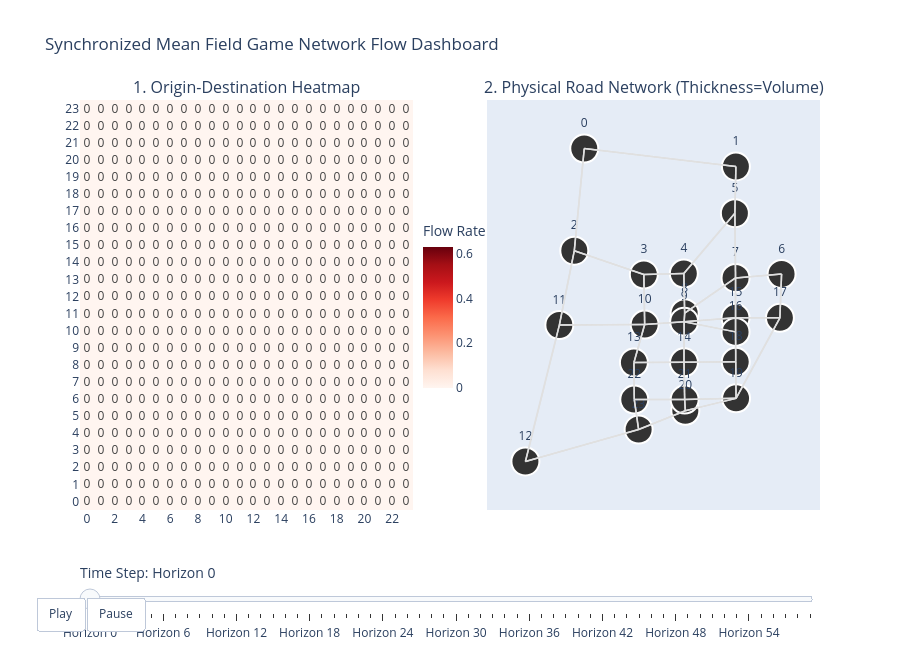

The notebook cell this image was saved under:
### Code cell
import os
import numpy as np
import torch
import networkx as nx
import plotly.graph_objects as go
from plotly.subplots import make_subplots

# --- 1. Extract environment variables from your notebook execution ---
num_nodes = env.num_nodes
nodes = [str(i) for i in range(num_nodes)]

# Pull physical roads defined in your environment's adjacency matrix
adjacency_matrix = env.A.cpu().numpy()
road_topology = []
for u_idx in range(num_nodes):
    for v_idx in range(num_nodes):
        if adjacency_matrix[u_idx, v_idx] > 0:
            road_topology.append((str(u_idx), str(v_idx)))

# --- 2. Node coordinates: works for ANY num_nodes, not just the original 4-node setup ---
# Tries to load the real, published Sioux Falls layout if you have the file locally;
# otherwise falls back to an automatic, deterministic graph layout via networkx.
node_coords = None
tntp_path = "SiouxFalls_node.tntp"  # adjust path if you've downloaded this file
if os.path.exists(tntp_path):
    node_coords = {}
    with open(tntp_path) as f:
        next(f)  # skip header line
        for line in f:
            line = line.strip().strip(';')
            if not line:
                continue
            parts = line.split()
            node_id, x, y = int(parts[0]), float(parts[1]), float(parts[2])
            node_coords[str(node_id - 1)] = (x, y)  # TNTP is 1-indexed, env is 0-indexed
    print(f"Loaded real node coordinates from {tntp_path}")

if node_coords is None:
    G = nx.DiGraph()
    G.add_nodes_from(range(num_nodes))
    for u_idx, v_idx in [(int(u), int(v)) for u, v in road_topology]:
        G.add_edge(u_idx, v_idx)

    # kamada_kawai spaces nodes by graph-theoretic distance and generally avoids
    # collisions much better than spring_layout's defaults, especially on graphs
    # this size (~24 nodes). Falls back to a heavily-tuned spring_layout if
    # kamada_kawai can't run (e.g. on a disconnected graph).
    try:
        pos = nx.kamada_kawai_layout(G)
    except Exception:
        pos = nx.spring_layout(
            G, seed=42,
            k=3.0 / np.sqrt(num_nodes),  # bigger k = more spacing between nodes
            iterations=200
        )

    # Scale up so the layout's real-world spread is large relative to the fixed
    # marker size (28px) -- otherwise nodes can visually overlap even when their
    # underlying coordinates are technically distinct.
    scale = 3.0
    node_coords = {str(i): (float(pos[i][0]) * scale, float(pos[i][1]) * scale) for i in range(num_nodes)}
    print(f"No {tntp_path} found -- using an auto-generated, collision-resistant layout instead.")

# --- 3. Compute the composite edge flows (H, N, N) from the model outputs ---
edge_flows_tensor = edge_occ.sum(dim=0).sum(dim=-1)  # (H, N, N)
E_total_edges = edge_flows_tensor.detach().cpu().numpy()

num_steps = E_total_edges.shape[0]
timesteps = [f"Horizon {h}" for h in range(num_steps)]
max_flow_value = float(np.max(E_total_edges)) if np.max(E_total_edges) > 0 else 1.0

# --- 4. Initialize the Subplot Figure ---
fig = make_subplots(
    rows=1, cols=2,
    subplot_titles=(
        "1. Origin-Destination Heatmap",
        "2. Physical Road Network (Thickness=Volume)"
    ),
    horizontal_spacing=0.1
)

# --- 5. Base Traces (Horizon 0) ---
z_init = E_total_edges[0]
heatmap_base = go.Heatmap(
    z=z_init, x=nodes, y=nodes,
    colorscale="Reds", zmin=0, zmax=max_flow_value,
    text=np.round(z_init, 3), texttemplate="%{text}",
    colorbar=dict(title="Flow Rate", len=0.45, y=0.5, x=0.45),
)
fig.add_trace(heatmap_base, row=1, col=1)

node_x = [node_coords[n][0] for n in nodes]
node_y = [node_coords[n][1] for n in nodes]
node_trace = go.Scatter(
    x=node_x, y=node_y,
    mode='markers+text',
    text=nodes, textposition="top center",
    marker=dict(size=28, color='#333333', line=dict(width=2, color='white'))
)
fig.add_trace(node_trace, row=1, col=2)

for u, v in road_topology:
    x0, y0 = node_coords[u]
    x1, y1 = node_coords[v]
    u_idx, v_idx = int(u), int(v)
    flow = E_total_edges[0, u_idx, v_idx]

    width = 1.5 + (flow / max_flow_value) * 12
    color = '#D32F2F' if flow > (max_flow_value * 0.004) else '#E0E0E0'

    edge_trace = go.Scatter(
        x=[x0, x1, None], y=[y0, y1, None],
        mode='lines',
        line=dict(width=width, color=color),
        hoverinfo='text',
        text=f"Route: {u}→{v}<br>Flow: {flow:.3f}"
    )
    fig.add_trace(edge_trace, row=1, col=2)

# --- 6. Populate Frames ---
frames = []
for t in range(num_steps):
    frame_data = []

    z_frame = E_total_edges[t]
    frame_data.append(go.Heatmap(
        z=z_frame, text=np.round(z_frame, 3), texttemplate="%{text}"
    ))

    frame_data.append(node_trace)

    for u, v in road_topology:
        u_idx, v_idx = int(u), int(v)
        flow = E_total_edges[t, u_idx, v_idx]
        width = 1.5 + (flow / max_flow_value) * 12
        color = '#D32F2F' if flow > (max_flow_value * 0.05) else '#E0E0E0'

        frame_data.append(go.Scatter(
            line=dict(width=width, color=color),
            text=f"Route: {u}→{v}<br>Flow: {flow:.3f}"
        ))

    frames.append(go.Frame(data=frame_data, name=timesteps[t]))

fig.frames = frames

# --- 7. Add Layout & Slider Configurations ---
x_vals = [c[0] for c in node_coords.values()]
y_vals = [c[1] for c in node_coords.values()]
x_pad = (max(x_vals) - min(x_vals)) * 0.15 or 0.5
y_pad = (max(y_vals) - min(y_vals)) * 0.15 or 0.5

sliders = [{
    "active": 0,
    "currentvalue": {"prefix": "Time Step: ", "font": {"size": 14}},
    "pad": {"t": 50},
    "steps": [{
        "args": [[f_name], {"frame": {"duration": 600, "redraw": True}, "mode": "immediate"}],
        "label": f_name, "method": "animate"
    } for f_name in timesteps]
}]

fig.update_layout(
    title="Synchronized Mean Field Game Network Flow Dashboard",
    height=650,
    showlegend=False,
    xaxis2=dict(showgrid=False, zeroline=False, showticklabels=False,
                range=[min(x_vals) - x_pad, max(x_vals) + x_pad]),
    yaxis2=dict(showgrid=False, zeroline=False, showticklabels=False,
                range=[min(y_vals) - y_pad, max(y_vals) + y_pad],
                scaleanchor="x2", scaleratio=1),  # keep circles circular, not squished
    xaxis=dict(tickangle=0),
    updatemenus=[{
        "type": "buttons", "direction": "left", "pad": {"r": 10, "t": 87}, "showactive": False,
        "x": 0.1, "y": 0, "xanchor": "right", "yanchor": "top",
        "buttons": [
            {"label": "Play", "method": "animate", "args": [None, {"frame": {"duration": 800, "redraw": True}}]},
            {"label": "Pause", "method": "animate", "args": [[None], {"frame": {"duration": 0, "redraw": False}, "mode": "immediate"}]}
        ]
    }],
    sliders=sliders
)

# Display interactive dashboard in the notebook
fig.show()
fig.write_html("traffic_flow_leader.html")

### Figure 1 — Plotly figure (JSON) as saved in the notebook; plotly's stock layout.template omitted (floating-point values rounded to 4 significant figures; data arrays with more than 128 entries replaced by an {"elided": "..."} marker saying what was removed)
{"data": [{"colorbar": {"len": 0.45, "title": {"text": "Flow Rate"}, "x": 0.45, "y": 0.5}, "colorscale": [[0, "rgb(255,245,240)"], [0.125, "rgb(254,224,210)"], [0.25, "rgb(252,187,161)"], [0.375, "rgb(252,146,114)"], [0.5, "rgb(251,106,74)"], [0.625, "rgb(239,59,44)"], [0.75, "rgb(203,24,29)"], [0.875, "rgb(165,15,21)"], [1, "rgb(103,0,13)"]], "text": {"elided": "24x24 float values"}, "texttemplate": "%{text}", "type": "heatmap", "x": ["0", "1", "2", "3", "4", "5", "6", "7", "8", "9", "10", "11", "12", "13", "14", "15", "16", "17", "18", "19", "20", "21", "22", "23"], "xaxis": "x", "y": ["0", "1", "2", "3", "4", "5", "6", "7", "8", "9", "10", "11", "12", "13", "14", "15", "16", "17", "18", "19", "20", "21", "22", "23"], "yaxis": "y", "z": {"elided": "24x24 float values"}, "zmax": 0.6341, "zmin": 0}, {"marker": {"color": "#333333", "line": {"color": "white", "width": 2}, "size": 28}, "mode": "markers+text", "text": ["0", "1", "2", "3", "4", "5", "6", "7", "8", "9", "10", "11", "12", "13", "14", "15", "16", "17", "18", "19", "20", "21", "22", "23"], "textposition": "top center", "type": "scatter", "x": [-96.77, -96.71, -96.77, -96.75, -96.73, -96.71, -96.69, -96.71, -96.73, -96.73, -96.75, -96.78, -96.79, -96.75, -96.73, -96.71, -96.71, -96.69, -96.71, -96.71, -96.73, -96.73, -96.75, -96.75], "xaxis": "x2", "y": [43.61, 43.61, 43.57, 43.56, 43.56, 43.59, 43.56, 43.56, 43.55, 43.55, 43.54, 43.54, 43.49, 43.53, 43.53, 43.55, 43.54, 43.55, 43.53, 43.52, 43.51, 43.51, 43.51, 43.5], "yaxis": "y2"}, {"hoverinfo": "text", "line": {"color": "#E0E0E0", "width": 1.5}, "mode": "lines", "text": "Route: 0→1<br>Flow: 0.000", "type": "scatter", "x": [-96.77, -96.71, null], "xaxis": "x2", "y": [43.61, 43.61, null], "yaxis": "y2"}, {"hoverinfo": "text", "line": {"color": "#E0E0E0", "width": 1.5}, "mode": "lines", "text": "Route: 0→2<br>Flow: 0.000", "type": "scatter", "x": [-96.77, -96.77, null], "xaxis": "x2", "y": [43.61, 43.57, null], "yaxis": "y2"}, {"hoverinfo": "text", "line": {"color": "#E0E0E0", "width": 1.5}, "mode": "lines", "text": "Route: 1→0<br>Flow: 0.000", "type": "scatter", "x": [-96.71, -96.77, null], "xaxis": "x2", "y": [43.61, 43.61, null], "yaxis": "y2"}, {"hoverinfo": "text", "line": {"color": "#E0E0E0", "width": 1.5}, "mode": "lines", "text": "Route: 1→5<br>Flow: 0.000", "type": "scatter", "x": [-96.71, -96.71, null], "xaxis": "x2", "y": [43.61, 43.59, null], "yaxis": "y2"}, {"hoverinfo": "text", "line": {"color": "#E0E0E0", "width": 1.5}, "mode": "lines", "text": "Route: 2→0<br>Flow: 0.000", "type": "scatter", "x": [-96.77, -96.77, null], "xaxis": "x2", "y": [43.57, 43.61, null], "yaxis": "y2"}, {"hoverinfo": "text", "line": {"color": "#E0E0E0", "width": 1.5}, "mode": "lines", "text": "Route: 2→3<br>Flow: 0.000", "type": "scatter", "x": [-96.77, -96.75, null], "xaxis": "x2", "y": [43.57, 43.56, null], "yaxis": "y2"}, {"hoverinfo": "text", "line": {"color": "#E0E0E0", "width": 1.5}, "mode": "lines", "text": "Route: 2→11<br>Flow: 0.000", "type": "scatter", "x": [-96.77, -96.78, null], "xaxis": "x2", "y": [43.57, 43.54, null], "yaxis": "y2"}, {"hoverinfo": "text", "line": {"color": "#E0E0E0", "width": 1.5}, "mode": "lines", "text": "Route: 3→2<br>Flow: 0.000", "type": "scatter", "x": [-96.75, -96.77, null], "xaxis": "x2", "y": [43.56, 43.57, null], "yaxis": "y2"}, {"hoverinfo": "text", "line": {"color": "#E0E0E0", "width": 1.5}, "mode": "lines", "text": "Route: 3→4<br>Flow: 0.000", "type": "scatter", "x": [-96.75, -96.73, null], "xaxis": "x2", "y": [43.56, 43.56, null], "yaxis": "y2"}, {"hoverinfo": "text", "line": {"color": "#E0E0E0", "width": 1.5}, "mode": "lines", "text": "Route: 3→10<br>Flow: 0.000", "type": "scatter", "x": [-96.75, -96.75, null], "xaxis": "x2", "y": [43.56, 43.54, null], "yaxis": "y2"}, {"hoverinfo": "text", "line": {"color": "#E0E0E0", "width": 1.5}, "mode": "lines", "text": "Route: 4→3<br>Flow: 0.000", "type": "scatter", "x": [-96.73, -96.75, null], "xaxis": "x2", "y": [43.56, 43.56, null], "yaxis": "y2"}, {"hoverinfo": "text", "line": {"color": "#E0E0E0", "width": 1.5}, "mode": "lines", "text": "Route: 4→5<br>Flow: 0.000", "type": "scatter", "x": [-96.73, -96.71, null], "xaxis": "x2", "y": [43.56, 43.59, null], "yaxis": "y2"}, {"hoverinfo": "text", "line": {"color": "#E0E0E0", "width": 1.5}, "mode": "lines", "text": "Route: 4→8<br>Flow: 0.000", "type": "scatter", "x": [-96.73, -96.73, null], "xaxis": "x2", "y": [43.56, 43.55, null], "yaxis": "y2"}, {"hoverinfo": "text", "line": {"color": "#E0E0E0", "width": 1.5}, "mode": "lines", "text": "Route: 5→1<br>Flow: 0.000", "type": "scatter", "x": [-96.71, -96.71, null], "xaxis": "x2", "y": [43.59, 43.61, null], "yaxis": "y2"}, {"hoverinfo": "text", "line": {"color": "#E0E0E0", "width": 1.5}, "mode": "lines", "text": "Route: 5→4<br>Flow: 0.000", "type": "scatter", "x": [-96.71, -96.73, null], "xaxis": "x2", "y": [43.59, 43.56, null], "yaxis": "y2"}, {"hoverinfo": "text", "line": {"color": "#E0E0E0", "width": 1.5}, "mode": "lines", "text": "Route: 5→7<br>Flow: 0.000", "type": "scatter", "x": [-96.71, -96.71, null], "xaxis": "x2", "y": [43.59, 43.56, null], "yaxis": "y2"}, {"hoverinfo": "text", "line": {"color": "#E0E0E0", "width": 1.5}, "mode": "lines", "text": "Route: 6→7<br>Flow: 0.000", "type": "scatter", "x": [-96.69, -96.71, null], "xaxis": "x2", "y": [43.56, 43.56, null], "yaxis": "y2"}, {"hoverinfo": "text", "line": {"color": "#E0E0E0", "width": 1.5}, "mode": "lines", "text": "Route: 6→17<br>Flow: 0.000", "type": "scatter", "x": [-96.69, -96.69, null], "xaxis": "x2", "y": [43.56, 43.55, null], "yaxis": "y2"}, {"hoverinfo": "text", "line": {"color": "#E0E0E0", "width": 1.5}, "mode": "lines", "text": "Route: 7→5<br>Flow: 0.000", "type": "scatter", "x": [-96.71, -96.71, null], "xaxis": "x2", "y": [43.56, 43.59, null], "yaxis": "y2"}, {"hoverinfo": "text", "line": {"color": "#E0E0E0", "width": 1.5}, "mode": "lines", "text": "Route: 7→6<br>Flow: 0.000", "type": "scatter", "x": [-96.71, -96.69, null], "xaxis": "x2", "y": [43.56, 43.56, null], "yaxis": "y2"}, {"hoverinfo": "text", "line": {"color": "#E0E0E0", "width": 1.5}, "mode": "lines", "text": "Route: 7→8<br>Flow: 0.000", "type": "scatter", "x": [-96.71, -96.73, null], "xaxis": "x2", "y": [43.56, 43.55, null], "yaxis": "y2"}, {"hoverinfo": "text", "line": {"color": "#E0E0E0", "width": 1.5}, "mode": "lines", "text": "Route: 7→15<br>Flow: 0.000", "type": "scatter", "x": [-96.71, -96.71, null], "xaxis": "x2", "y": [43.56, 43.55, null], "yaxis": "y2"}, {"hoverinfo": "text", "line": {"color": "#E0E0E0", "width": 1.5}, "mode": "lines", "text": "Route: 8→4<br>Flow: 0.000", "type": "scatter", "x": [-96.73, -96.73, null], "xaxis": "x2", "y": [43.55, 43.56, null], "yaxis": "y2"}, {"hoverinfo": "text", "line": {"color": "#E0E0E0", "width": 1.5}, "mode": "lines", "text": "Route: 8→7<br>Flow: 0.000", "type": "scatter", "x": [-96.73, -96.71, null], "xaxis": "x2", "y": [43.55, 43.56, null], "yaxis": "y2"}, {"hoverinfo": "text", "line": {"color": "#E0E0E0", "width": 1.5}, "mode": "lines", "text": "Route: 8→9<br>Flow: 0.000", "type": "scatter", "x": [-96.73, -96.73, null], "xaxis": "x2", "y": [43.55, 43.55, null], "yaxis": "y2"}, {"hoverinfo": "text", "line": {"color": "#E0E0E0", "width": 1.5}, "mode": "lines", "text": "Route: 9→8<br>Flow: 0.000", "type": "scatter", "x": [-96.73, -96.73, null], "xaxis": "x2", "y": [43.55, 43.55, null], "yaxis": "y2"}, {"hoverinfo": "text", "line": {"color": "#E0E0E0", "width": 1.5}, "mode": "lines", "text": "Route: 9→10<br>Flow: 0.000", "type": "scatter", "x": [-96.73, -96.75, null], "xaxis": "x2", "y": [43.55, 43.54, null], "yaxis": "y2"}, {"hoverinfo": "text", "line": {"color": "#E0E0E0", "width": 1.5}, "mode": "lines", "text": "Route: 9→14<br>Flow: 0.000", "type": "scatter", "x": [-96.73, -96.73, null], "xaxis": "x2", "y": [43.55, 43.53, null], "yaxis": "y2"}, {"hoverinfo": "text", "line": {"color": "#E0E0E0", "width": 1.5}, "mode": "lines", "text": "Route: 9→15<br>Flow: 0.000", "type": "scatter", "x": [-96.73, -96.71, null], "xaxis": "x2", "y": [43.55, 43.55, null], "yaxis": "y2"}, {"hoverinfo": "text", "line": {"color": "#E0E0E0", "width": 1.5}, "mode": "lines", "text": "Route: 9→16<br>Flow: 0.000", "type": "scatter", "x": [-96.73, -96.71, null], "xaxis": "x2", "y": [43.55, 43.54, null], "yaxis": "y2"}, {"hoverinfo": "text", "line": {"color": "#E0E0E0", "width": 1.5}, "mode": "lines", "text": "Route: 10→3<br>Flow: 0.000", "type": "scatter", "x": [-96.75, -96.75, null], "xaxis": "x2", "y": [43.54, 43.56, null], "yaxis": "y2"}, {"hoverinfo": "text", "line": {"color": "#E0E0E0", "width": 1.5}, "mode": "lines", "text": "Route: 10→9<br>Flow: 0.000", "type": "scatter", "x": [-96.75, -96.73, null], "xaxis": "x2", "y": [43.54, 43.55, null], "yaxis": "y2"}, {"hoverinfo": "text", "line": {"color": "#E0E0E0", "width": 1.5}, "mode": "lines", "text": "Route: 10→11<br>Flow: 0.000", "type": "scatter", "x": [-96.75, -96.78, null], "xaxis": "x2", "y": [43.54, 43.54, null], "yaxis": "y2"}, {"hoverinfo": "text", "line": {"color": "#E0E0E0", "width": 1.5}, "mode": "lines", "text": "Route: 10→13<br>Flow: 0.000", "type": "scatter", "x": [-96.75, -96.75, null], "xaxis": "x2", "y": [43.54, 43.53, null], "yaxis": "y2"}, {"hoverinfo": "text", "line": {"color": "#E0E0E0", "width": 1.5}, "mode": "lines", "text": "Route: 11→2<br>Flow: 0.000", "type": "scatter", "x": [-96.78, -96.77, null], "xaxis": "x2", "y": [43.54, 43.57, null], "yaxis": "y2"}, {"hoverinfo": "text", "line": {"color": "#E0E0E0", "width": 1.5}, "mode": "lines", "text": "Route: 11→10<br>Flow: 0.000", "type": "scatter", "x": [-96.78, -96.75, null], "xaxis": "x2", "y": [43.54, 43.54, null], "yaxis": "y2"}, {"hoverinfo": "text", "line": {"color": "#E0E0E0", "width": 1.5}, "mode": "lines", "text": "Route: 11→12<br>Flow: 0.000", "type": "scatter", "x": [-96.78, -96.79, null], "xaxis": "x2", "y": [43.54, 43.49, null], "yaxis": "y2"}, {"hoverinfo": "text", "line": {"color": "#E0E0E0", "width": 1.5}, "mode": "lines", "text": "Route: 12→11<br>Flow: 0.000", "type": "scatter", "x": [-96.79, -96.78, null], "xaxis": "x2", "y": [43.49, 43.54, null], "yaxis": "y2"}, {"hoverinfo": "text", "line": {"color": "#E0E0E0", "width": 1.5}, "mode": "lines", "text": "Route: 12→23<br>Flow: 0.000", "type": "scatter", "x": [-96.79, -96.75, null], "xaxis": "x2", "y": [43.49, 43.5, null], "yaxis": "y2"}, {"hoverinfo": "text", "line": {"color": "#E0E0E0", "width": 1.5}, "mode": "lines", "text": "Route: 13→10<br>Flow: 0.000", "type": "scatter", "x": [-96.75, -96.75, null], "xaxis": "x2", "y": [43.53, 43.54, null], "yaxis": "y2"}, {"hoverinfo": "text", "line": {"color": "#E0E0E0", "width": 1.5}, "mode": "lines", "text": "Route: 13→14<br>Flow: 0.000", "type": "scatter", "x": [-96.75, -96.73, null], "xaxis": "x2", "y": [43.53, 43.53, null], "yaxis": "y2"}, {"hoverinfo": "text", "line": {"color": "#E0E0E0", "width": 1.5}, "mode": "lines", "text": "Route: 13→22<br>Flow: 0.000", "type": "scatter", "x": [-96.75, -96.75, null], "xaxis": "x2", "y": [43.53, 43.51, null], "yaxis": "y2"}, {"hoverinfo": "text", "line": {"color": "#E0E0E0", "width": 1.5}, "mode": "lines", "text": "Route: 14→9<br>Flow: 0.000", "type": "scatter", "x": [-96.73, -96.73, null], "xaxis": "x2", "y": [43.53, 43.55, null], "yaxis": "y2"}, {"hoverinfo": "text", "line": {"color": "#E0E0E0", "width": 1.5}, "mode": "lines", "text": "Route: 14→13<br>Flow: 0.000", "type": "scatter", "x": [-96.73, -96.75, null], "xaxis": "x2", "y": [43.53, 43.53, null], "yaxis": "y2"}, {"hoverinfo": "text", "line": {"color": "#E0E0E0", "width": 1.5}, "mode": "lines", "text": "Route: 14→18<br>Flow: 0.000", "type": "scatter", "x": [-96.73, -96.71, null], "xaxis": "x2", "y": [43.53, 43.53, null], "yaxis": "y2"}, {"hoverinfo": "text", "line": {"color": "#E0E0E0", "width": 1.5}, "mode": "lines", "text": "Route: 14→21<br>Flow: 0.000", "type": "scatter", "x": [-96.73, -96.73, null], "xaxis": "x2", "y": [43.53, 43.51, null], "yaxis": "y2"}, {"hoverinfo": "text", "line": {"color": "#E0E0E0", "width": 1.5}, "mode": "lines", "text": "Route: 15→7<br>Flow: 0.000", "type": "scatter", "x": [-96.71, -96.71, null], "xaxis": "x2", "y": [43.55, 43.56, null], "yaxis": "y2"}, {"hoverinfo": "text", "line": {"color": "#E0E0E0", "width": 1.5}, "mode": "lines", "text": "Route: 15→9<br>Flow: 0.000", "type": "scatter", "x": [-96.71, -96.73, null], "xaxis": "x2", "y": [43.55, 43.55, null], "yaxis": "y2"}, {"hoverinfo": "text", "line": {"color": "#E0E0E0", "width": 1.5}, "mode": "lines", "text": "Route: 15→16<br>Flow: 0.000", "type": "scatter", "x": [-96.71, -96.71, null], "xaxis": "x2", "y": [43.55, 43.54, null], "yaxis": "y2"}, {"hoverinfo": "text", "line": {"color": "#E0E0E0", "width": 1.5}, "mode": "lines", "text": "Route: 15→17<br>Flow: 0.000", "type": "scatter", "x": [-96.71, -96.69, null], "xaxis": "x2", "y": [43.55, 43.55, null], "yaxis": "y2"}, {"hoverinfo": "text", "line": {"color": "#E0E0E0", "width": 1.5}, "mode": "lines", "text": "Route: 16→9<br>Flow: 0.000", "type": "scatter", "x": [-96.71, -96.73, null], "xaxis": "x2", "y": [43.54, 43.55, null], "yaxis": "y2"}, {"hoverinfo": "text", "line": {"color": "#E0E0E0", "width": 1.5}, "mode": "lines", "text": "Route: 16→15<br>Flow: 0.000", "type": "scatter", "x": [-96.71, -96.71, null], "xaxis": "x2", "y": [43.54, 43.55, null], "yaxis": "y2"}, {"hoverinfo": "text", "line": {"color": "#E0E0E0", "width": 1.5}, "mode": "lines", "text": "Route: 16→18<br>Flow: 0.000", "type": "scatter", "x": [-96.71, -96.71, null], "xaxis": "x2", "y": [43.54, 43.53, null], "yaxis": "y2"}, {"hoverinfo": "text", "line": {"color": "#E0E0E0", "width": 1.5}, "mode": "lines", "text": "Route: 17→6<br>Flow: 0.000", "type": "scatter", "x": [-96.69, -96.69, null], "xaxis": "x2", "y": [43.55, 43.56, null], "yaxis": "y2"}, {"hoverinfo": "text", "line": {"color": "#E0E0E0", "width": 1.5}, "mode": "lines", "text": "Route: 17→15<br>Flow: 0.000", "type": "scatter", "x": [-96.69, -96.71, null], "xaxis": "x2", "y": [43.55, 43.55, null], "yaxis": "y2"}, {"hoverinfo": "text", "line": {"color": "#E0E0E0", "width": 1.5}, "mode": "lines", "text": "Route: 17→19<br>Flow: 0.000", "type": "scatter", "x": [-96.69, -96.71, null], "xaxis": "x2", "y": [43.55, 43.52, null], "yaxis": "y2"}, {"hoverinfo": "text", "line": {"color": "#E0E0E0", "width": 1.5}, "mode": "lines", "text": "Route: 18→14<br>Flow: 0.000", "type": "scatter", "x": [-96.71, -96.73, null], "xaxis": "x2", "y": [43.53, 43.53, null], "yaxis": "y2"}, {"hoverinfo": "text", "line": {"color": "#E0E0E0", "width": 1.5}, "mode": "lines", "text": "Route: 18→16<br>Flow: 0.000", "type": "scatter", "x": [-96.71, -96.71, null], "xaxis": "x2", "y": [43.53, 43.54, null], "yaxis": "y2"}, {"hoverinfo": "text", "line": {"color": "#E0E0E0", "width": 1.5}, "mode": "lines", "text": "Route: 18→19<br>Flow: 0.000", "type": "scatter", "x": [-96.71, -96.71, null], "xaxis": "x2", "y": [43.53, 43.52, null], "yaxis": "y2"}, {"hoverinfo": "text", "line": {"color": "#E0E0E0", "width": 1.5}, "mode": "lines", "text": "Route: 19→17<br>Flow: 0.000", "type": "scatter", "x": [-96.71, -96.69, null], "xaxis": "x2", "y": [43.52, 43.55, null], "yaxis": "y2"}, {"hoverinfo": "text", "line": {"color": "#E0E0E0", "width": 1.5}, "mode": "lines", "text": "Route: 19→18<br>Flow: 0.000", "type": "scatter", "x": [-96.71, -96.71, null], "xaxis": "x2", "y": [43.52, 43.53, null], "yaxis": "y2"}, {"hoverinfo": "text", "line": {"color": "#E0E0E0", "width": 1.5}, "mode": "lines", "text": "Route: 19→20<br>Flow: 0.000", "type": "scatter", "x": [-96.71, -96.73, null], "xaxis": "x2", "y": [43.52, 43.51, null], "yaxis": "y2"}, {"hoverinfo": "text", "line": {"color": "#E0E0E0", "width": 1.5}, "mode": "lines", "text": "Route: 19→21<br>Flow: 0.000", "type": "scatter", "x": [-96.71, -96.73, null], "xaxis": "x2", "y": [43.52, 43.51, null], "yaxis": "y2"}, {"hoverinfo": "text", "line": {"color": "#E0E0E0", "width": 1.5}, "mode": "lines", "text": "Route: 20→19<br>Flow: 0.000", "type": "scatter", "x": [-96.73, -96.71, null], "xaxis": "x2", "y": [43.51, 43.52, null], "yaxis": "y2"}, {"hoverinfo": "text", "line": {"color": "#E0E0E0", "width": 1.5}, "mode": "lines", "text": "Route: 20→21<br>Flow: 0.000", "type": "scatter", "x": [-96.73, -96.73, null], "xaxis": "x2", "y": [43.51, 43.51, null], "yaxis": "y2"}, {"hoverinfo": "text", "line": {"color": "#E0E0E0", "width": 1.5}, "mode": "lines", "text": "Route: 20→23<br>Flow: 0.000", "type": "scatter", "x": [-96.73, -96.75, null], "xaxis": "x2", "y": [43.51, 43.5, null], "yaxis": "y2"}, {"hoverinfo": "text", "line": {"color": "#E0E0E0", "width": 1.5}, "mode": "lines", "text": "Route: 21→14<br>Flow: 0.000", "type": "scatter", "x": [-96.73, -96.73, null], "xaxis": "x2", "y": [43.51, 43.53, null], "yaxis": "y2"}, {"hoverinfo": "text", "line": {"color": "#E0E0E0", "width": 1.5}, "mode": "lines", "text": "Route: 21→19<br>Flow: 0.000", "type": "scatter", "x": [-96.73, -96.71, null], "xaxis": "x2", "y": [43.51, 43.52, null], "yaxis": "y2"}, {"hoverinfo": "text", "line": {"color": "#E0E0E0", "width": 1.5}, "mode": "lines", "text": "Route: 21→20<br>Flow: 0.000", "type": "scatter", "x": [-96.73, -96.73, null], "xaxis": "x2", "y": [43.51, 43.51, null], "yaxis": "y2"}, {"hoverinfo": "text", "line": {"color": "#E0E0E0", "width": 1.5}, "mode": "lines", "text": "Route: 21→22<br>Flow: 0.000", "type": "scatter", "x": [-96.73, -96.75, null], "xaxis": "x2", "y": [43.51, 43.51, null], "yaxis": "y2"}, {"hoverinfo": "text", "line": {"color": "#E0E0E0", "width": 1.5}, "mode": "lines", "text": "Route: 22→13<br>Flow: 0.000", "type": "scatter", "x": [-96.75, -96.75, null], "xaxis": "x2", "y": [43.51, 43.53, null], "yaxis": "y2"}, {"hoverinfo": "text", "line": {"color": "#E0E0E0", "width": 1.5}, "mode": "lines", "text": "Route: 22→21<br>Flow: 0.000", "type": "scatter", "x": [-96.75, -96.73, null], "xaxis": "x2", "y": [43.51, 43.51, null], "yaxis": "y2"}, {"hoverinfo": "text", "line": {"color": "#E0E0E0", "width": 1.5}, "mode": "lines", "text": "Route: 22→23<br>Flow: 0.000", "type": "scatter", "x": [-96.75, -96.75, null], "xaxis": "x2", "y": [43.51, 43.5, null], "yaxis": "y2"}, {"hoverinfo": "text", "line": {"color": "#E0E0E0", "width": 1.5}, "mode": "lines", "text": "Route: 23→12<br>Flow: 0.000", "type": "scatter", "x": [-96.75, -96.79, null], "xaxis": "x2", "y": [43.5, 43.49, null], "yaxis": "y2"}, {"hoverinfo": "text", "line": {"color": "#E0E0E0", "width": 1.5}, "mode": "lines", "text": "Route: 23→20<br>Flow: 0.000", "type": "scatter", "x": [-96.75, -96.73, null], "xaxis": "x2", "y": [43.5, 43.51, null], "yaxis": "y2"}, {"hoverinfo": "text", "line": {"color": "#E0E0E0", "width": 1.5}, "mode": "lines", "text": "Route: 23→22<br>Flow: 0.000", "type": "scatter", "x": [-96.75, -96.75, null], "xaxis": "x2", "y": [43.5, 43.51, null], "yaxis": "y2"}], "layout": {"annotations": [{"font": {"size": 16}, "showarrow": false, "text": "1. Origin-Destination Heatmap", "x": 0.225, "xanchor": "center", "xref": "paper", "y": 1, "yanchor": "bottom", "yref": "paper"}, {"font": {"size": 16}, "showarrow": false, "text": "2. Physical Road Network (Thickness=Volume)", "x": 0.775, "xanchor": "center", "xref": "paper", "y": 1, "yanchor": "bottom", "yref": "paper"}], "height": 650, "showlegend": false, "sliders": [{"active": 0, "currentvalue": {"font": {"size": 14}, "prefix": "Time Step: "}, "pad": {"t": 50}, "steps": [{"args": [["Horizon 0"], {"frame": {"duration": 600, "redraw": true}, "mode": "immediate"}], "label": "Horizon 0", "method": "animate"}, {"args": [["Horizon 1"], {"frame": {"duration": 600, "redraw": true}, "mode": "immediate"}], "label": "Horizon 1", "method": "animate"}, {"args": [["Horizon 2"], {"frame": {"duration": 600, "redraw": true}, "mode": "immediate"}], "label": "Horizon 2", "method": "animate"}, {"args": [["Horizon 3"], {"frame": {"duration": 600, "redraw": true}, "mode": "immediate"}], "label": "Horizon 3", "method": "animate"}, {"args": [["Horizon 4"], {"frame": {"duration": 600, "redraw": true}, "mode": "immediate"}], "label": "Horizon 4", "method": "animate"}, {"args": [["Horizon 5"], {"frame": {"duration": 600, "redraw": true}, "mode": "immediate"}], "label": "Horizon 5", "method": "animate"}, {"args": [["Horizon 6"], {"frame": {"duration": 600, "redraw": true}, "mode": "immediate"}], "label": "Horizon 6", "method": "animate"}, {"args": [["Horizon 7"], {"frame": {"duration": 600, "redraw": true}, "mode": "immediate"}], "label": "Horizon 7", "method": "animate"}, {"args": [["Horizon 8"], {"frame": {"duration": 600, "redraw": true}, "mode": "immediate"}], "label": "Horizon 8", "method": "animate"}, {"args": [["Horizon 9"], {"frame": {"duration": 600, "redraw": true}, "mode": "immediate"}], "label": "Horizon 9", "method": "animate"}, {"args": [["Horizon 10"], {"frame": {"duration": 600, "redraw": true}, "mode": "immediate"}], "label": "Horizon 10", "method": "animate"}, {"args": [["Horizon 11"], {"frame": {"duration": 600, "redraw": true}, "mode": "immediate"}], "label": "Horizon 11", "method": "animate"}, {"args": [["Horizon 12"], {"frame": {"duration": 600, "redraw": true}, "mode": "immediate"}], "label": "Horizon 12", "method": "animate"}, {"args": [["Horizon 13"], {"frame": {"duration": 600, "redraw": true}, "mode": "immediate"}], "label": "Horizon 13", "method": "animate"}, {"args": [["Horizon 14"], {"frame": {"duration": 600, "redraw": true}, "mode": "immediate"}], "label": "Horizon 14", "method": "animate"}, {"args": [["Horizon 15"], {"frame": {"duration": 600, "redraw": true}, "mode": "immediate"}], "label": "Horizon 15", "method": "animate"}, {"args": [["Horizon 16"], {"frame": {"duration": 600, "redraw": true}, "mode": "immediate"}], "label": "Horizon 16", "method": "animate"}, {"args": [["Horizon 17"], {"frame": {"duration": 600, "redraw": true}, "mode": "immediate"}], "label": "Horizon 17", "method": "animate"}, {"args": [["Horizon 18"], {"frame": {"duration": 600, "redraw": true}, "mode": "immediate"}], "label": "Horizon 18", "method": "animate"}, {"args": [["Horizon 19"], {"frame": {"duration": 600, "redraw": true}, "mode": "immediate"}], "label": "Horizon 19", "method": "animate"}, {"args": [["Horizon 20"], {"frame": {"duration": 600, "redraw": true}, "mode": "immediate"}], "label": "Horizon 20", "method": "animate"}, {"args": [["Horizon 21"], {"frame": {"duration": 600, "redraw": true}, "mode": "immediate"}], "label": "Horizon 21", "method": "animate"}, {"args": [["Horizon 22"], {"frame": {"duration": 600, "redraw": true}, "mode": "immediate"}], "label": "Horizon 22", "method": "animate"}, {"args": [["Horizon 23"], {"frame": {"duration": 600, "redraw": true}, "mode": "immediate"}], "label": "Horizon 23", "method": "animate"}, {"args": [["Horizon 24"], {"frame": {"duration": 600, "redraw": true}, "mode": "immediate"}], "label": "Horizon 24", "method": "animate"}, {"args": [["Horizon 25"], {"frame": {"duration": 600, "redraw": true}, "mode": "immediate"}], "label": "Horizon 25", "method": "animate"}, {"args": [["Horizon 26"], {"frame": {"duration": 600, "redraw": true}, "mode": "immediate"}], "label": "Horizon 26", "method": "animate"}, {"args": [["Horizon 27"], {"frame": {"duration": 600, "redraw": true}, "mode": "immediate"}], "label": "Horizon 27", "method": "animate"}, {"args": [["Horizon 28"], {"frame": {"duration": 600, "redraw": true}, "mode": "immediate"}], "label": "Horizon 28", "method": "animate"}, {"args": [["Horizon 29"], {"frame": {"duration": 600, "redraw": true}, "mode": "immediate"}], "label": "Horizon 29", "method": "animate"}, {"args": [["Horizon 30"], {"frame": {"duration": 600, "redraw": true}, "mode": "immediate"}], "label": "Horizon 30", "method": "animate"}, {"args": [["Horizon 31"], {"frame": {"duration": 600, "redraw": true}, "mode": "immediate"}], "label": "Horizon 31", "method": "animate"}, {"args": [["Horizon 32"], {"frame": {"duration": 600, "redraw": true}, "mode": "immediate"}], "label": "Horizon 32", "method": "animate"}, {"args": [["Horizon 33"], {"frame": {"duration": 600, "redraw": true}, "mode": "immediate"}], "label": "Horizon 33", "method": "animate"}, {"args": [["Horizon 34"], {"frame": {"duration": 600, "redraw": true}, "mode": "immediate"}], "label": "Horizon 34", "method": "animate"}, {"args": [["Horizon 35"], {"frame": {"duration": 600, "redraw": true}, "mode": "immediate"}], "label": "Horizon 35", "method": "animate"}, {"args": [["Horizon 36"], {"frame": {"duration": 600, "redraw": true}, "mode": "immediate"}], "label": "Horizon 36", "method": "animate"}, {"args": [["Horizon 37"], {"frame": {"duration": 600, "redraw": true}, "mode": "immediate"}], "label": "Horizon 37", "method": "animate"}, {"args": [["Horizon 38"], {"frame": {"duration": 600, "redraw": true}, "mode": "immediate"}], "label": "Horizon 38", "method": "animate"}, {"args": [["Horizon 39"], {"frame": {"duration": 600, "redraw": true}, "mode": "immediate"}], "label": "Horizon 39", "method": "animate"}, {"args": [["Horizon 40"], {"frame": {"duration": 600, "redraw": true}, "mode": "immediate"}], "label": "Horizon 40", "method": "animate"}, {"args": [["Horizon 41"], {"frame": {"duration": 600, "redraw": true}, "mode": "immediate"}], "label": "Horizon 41", "method": "animate"}, {"args": [["Horizon 42"], {"frame": {"duration": 600, "redraw": true}, "mode": "immediate"}], "label": "Horizon 42", "method": "animate"}, {"args": [["Horizon 43"], {"frame": {"duration": 600, "redraw": true}, "mode": "immediate"}], "label": "Horizon 43", "method": "animate"}, {"args": [["Horizon 44"], {"frame": {"duration": 600, "redraw": true}, "mode": "immediate"}], "label": "Horizon 44", "method": "animate"}, {"args": [["Horizon 45"], {"frame": {"duration": 600, "redraw": true}, "mode": "immediate"}], "label": "Horizon 45", "method": "animate"}, {"args": [["Horizon 46"], {"frame": {"duration": 600, "redraw": true}, "mode": "immediate"}], "label": "Horizon 46", "method": "animate"}, {"args": [["Horizon 47"], {"frame": {"duration": 600, "redraw": true}, "mode": "immediate"}], "label": "Horizon 47", "method": "animate"}, {"args": [["Horizon 48"], {"frame": {"duration": 600, "redraw": true}, "mode": "immediate"}], "label": "Horizon 48", "method": "animate"}, {"args": [["Horizon 49"], {"frame": {"duration": 600, "redraw": true}, "mode": "immediate"}], "label": "Horizon 49", "method": "animate"}, {"args": [["Horizon 50"], {"frame": {"duration": 600, "redraw": true}, "mode": "immediate"}], "label": "Horizon 50", "method": "animate"}, {"args": [["Horizon 51"], {"frame": {"duration": 600, "redraw": true}, "mode": "immediate"}], "label": "Horizon 51", "method": "animate"}, {"args": [["Horizon 52"], {"frame": {"duration": 600, "redraw": true}, "mode": "immediate"}], "label": "Horizon 52", "method": "animate"}, {"args": [["Horizon 53"], {"frame": {"duration": 600, "redraw": true}, "mode": "immediate"}], "label": "Horizon 53", "method": "animate"}, {"args": [["Horizon 54"], {"frame": {"duration": 600, "redraw": true}, "mode": "immediate"}], "label": "Horizon 54", "method": "animate"}, {"args": [["Horizon 55"], {"frame": {"duration": 600, "redraw": true}, "mode": "immediate"}], "label": "Horizon 55", "method": "animate"}, {"args": [["Horizon 56"], {"frame": {"duration": 600, "redraw": true}, "mode": "immediate"}], "label": "Horizon 56", "method": "animate"}, {"args": [["Horizon 57"], {"frame": {"duration": 600, "redraw": true}, "mode": "immediate"}], "label": "Horizon 57", "method": "animate"}, {"args": [["Horizon 58"], {"frame": {"duration": 600, "redraw": true}, "mode": "immediate"}], "label": "Horizon 58", "method": "animate"}, {"args": [["Horizon 59"], {"frame": {"duration": 600, "redraw": true}, "mode": "immediate"}], "label": "Horizon 59", "method": "animate"}]}], "title": {"text": "Synchronized Mean Field Game Network Flow Dashboard"}, "updatemenus": [{"buttons": [{"args": [null, {"frame": {"duration": 800, "redraw": true}}], "label": "Play", "method": "animate"}, {"args": [[null], {"frame": {"duration": 0, "redraw": false}, "mode": "immediate"}], "label": "Pause", "method": "animate"}], "direction": "left", "pad": {"r": 10, "t": 87}, "showactive": false, "type": "buttons", "x": 0.1, "xanchor": "right", "y": 0, "yanchor": "top"}], "xaxis": {"anchor": "y", "domain": [0, 0.45], "tickangle": 0}, "xaxis2": {"anchor": "y2", "domain": [0.55, 1], "range": [-96.81, -96.68], "showgrid": false, "showticklabels": false, "zeroline": false}, "yaxis": {"anchor": "x", "domain": [0, 1]}, "yaxis2": {"anchor": "x2", "domain": [0, 1], "range": [43.47, 43.63], "scaleanchor": "x2", "scaleratio": 1, "showgrid": false, "showticklabels": false, "zeroline": false}}}
